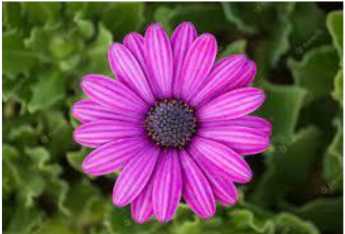
#> input picture Lab_Programs/image-4.png, 345 x 234 px
$ python program-34.py
#> lines starting #> are read from the running program, lines starting #| are printed output that depends on the picture
import cv2
import numpy as np

img = cv2.imread("image-4.png",0)
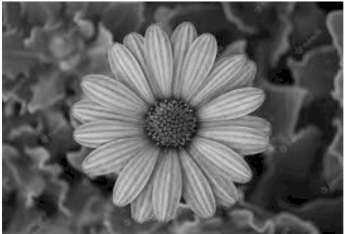
#> img: shape (234, 345); min 0, max 255, mean 96.3
kernel = np.ones((5,5),np.uint8)

tophat = cv2.morphologyEx(img,cv2.MORPH_TOPHAT,kernel)
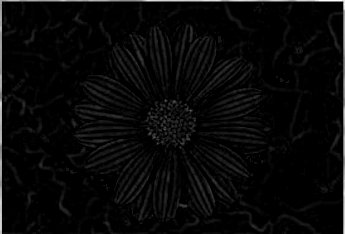
#> tophat: shape (234, 345); min 0, max 255, mean 8.4

cv2.imshow("Top Hat",tophat)
cv2.waitKey(0)
cv2.destroyAllWindows()

$ run again, with Lab_Programs/image-1.png copied over Lab_Programs/image-4.png
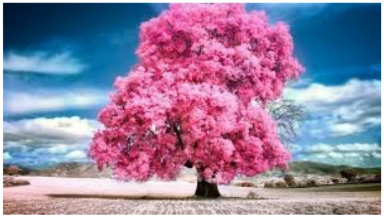
#> input picture Lab_Programs/image-1.png, 384 x 217 px
#> `img = cv2.imread("image-4.png",0)`:
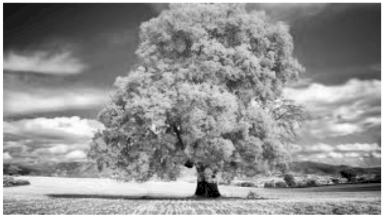
#> img: shape (217, 384); min 0, max 255, mean 145.8
#> `tophat = cv2.morphologyEx(img,cv2.MORPH_TOPHAT,kernel)`:
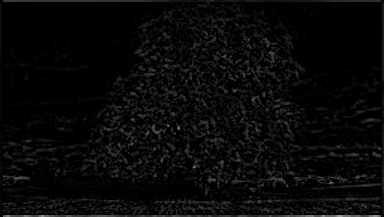
#> tophat: shape (217, 384); min 0, max 163, mean 8.7

$ run again, with Lab_Programs/image-2.png copied over Lab_Programs/image-4.png
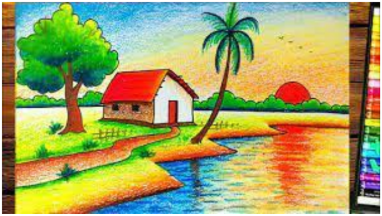
#> input picture Lab_Programs/image-2.png, 382 x 216 px
#> `img = cv2.imread("image-4.png",0)`:
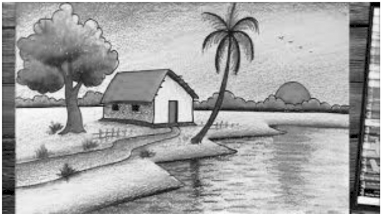
#> img: shape (216, 382); min 0, max 255, mean 164.4
#> `tophat = cv2.morphologyEx(img,cv2.MORPH_TOPHAT,kernel)`:
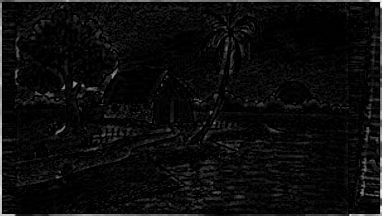
#> tophat: shape (216, 382); min 0, max 255, mean 11.7

$ run again, with Lab_Programs/image-3.png copied over Lab_Programs/image-4.png
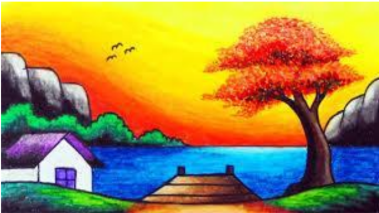
#> input picture Lab_Programs/image-3.png, 379 x 213 px
#> `img = cv2.imread("image-4.png",0)`:
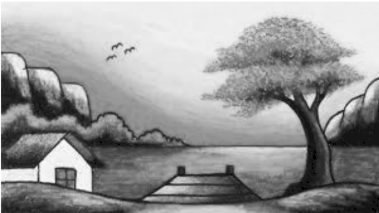
#> img: shape (213, 379); min 0, max 255, mean 152.7
#> `tophat = cv2.morphologyEx(img,cv2.MORPH_TOPHAT,kernel)`:
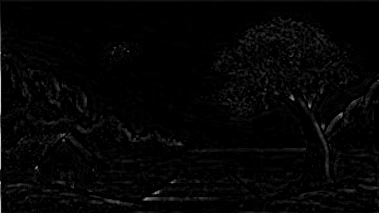
#> tophat: shape (213, 379); min 0, max 215, mean 4.8
